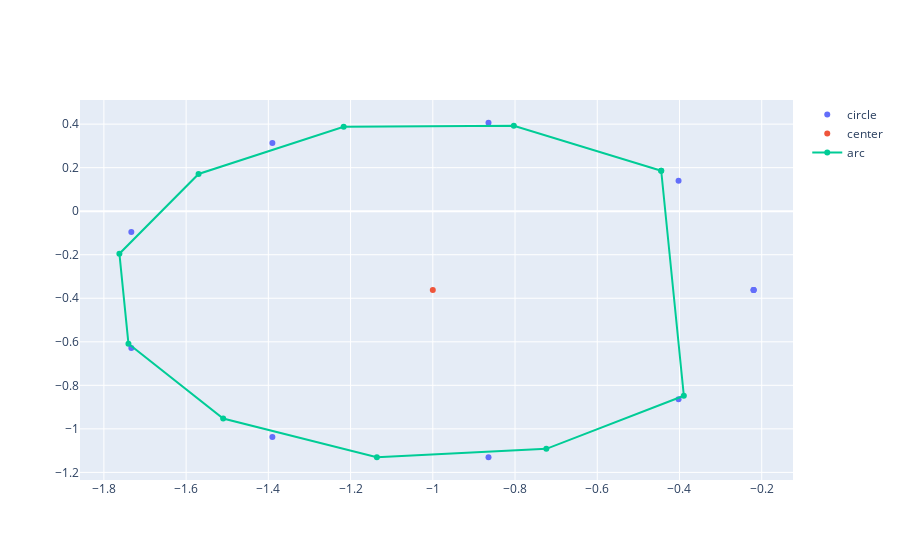

The notebook cell this image was saved under:
### Code cell
x, y = points_to_plot(cm.guiding_circle.coords)
fig = quick_plotly_plot(x,y, "circle");

# add_geom_to_plotly(project_pt0, fig, "pt on circle")
# add_geom_to_plotly(pt0, fig, "pt")

# add_geom_to_plotly(project_pt1, fig, "pt on circle")
# add_geom_to_plotly(pt1, fig, "pt")

add_geom_to_plotly(cm.guiding_circle_center, fig, "center")

add_geom_to_plotly(cm.new_boundary, fig, "arc", mode="markers+lines")

### Figure 1 — Plotly figure (JSON) as saved in the notebook; plotly's stock layout.template omitted (floating-point values rounded to 4 significant figures)
{"data": [{"mode": "markers", "name": "circle", "type": "scatter", "x": [-0.2197, -0.4023, -0.8645, -1.39, -1.733, -1.733, -1.39, -0.8645, -0.4023, -0.2197, -0.2197], "y": [-0.3621, 0.1395, 0.4063, 0.3137, -0.09521, -0.6289, -1.038, -1.13, -0.8636, -0.3621, -0.3621]}, {"mode": "markers", "name": "center", "type": "scatter", "x": [-1], "y": [-0.3621]}, {"mode": "markers+lines", "name": "arc", "type": "scatter", "x": [-0.4444, -0.8029, -1.217, -1.57, -1.762, -1.74, -1.51, -1.136, -0.7238, -0.3894, -0.4444], "y": [0.1858, 0.3929, 0.3875, 0.1711, -0.1954, -0.6087, -0.9527, -1.13, -1.092, -0.8479, 0.1858]}], "layout": {}}
